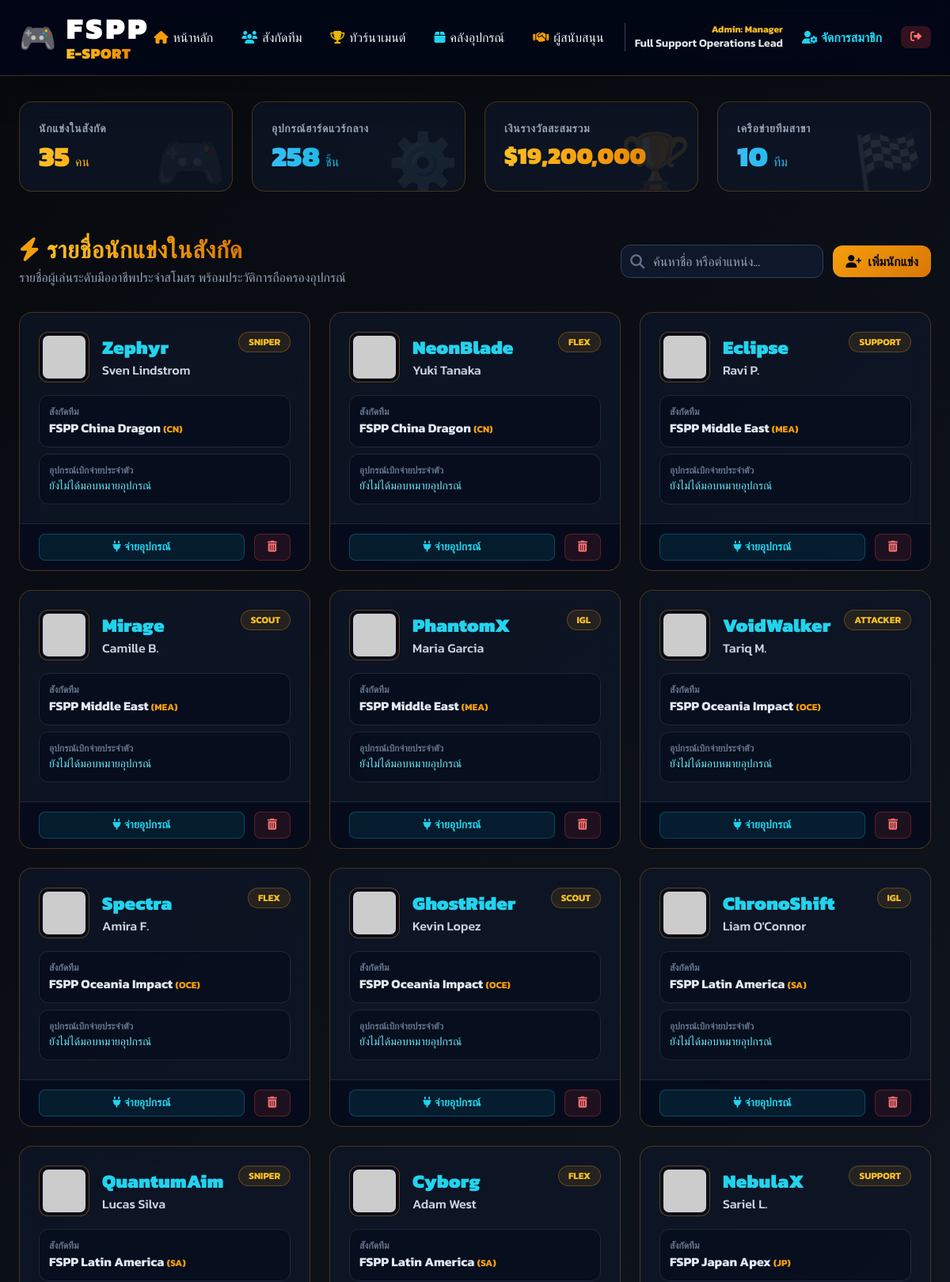
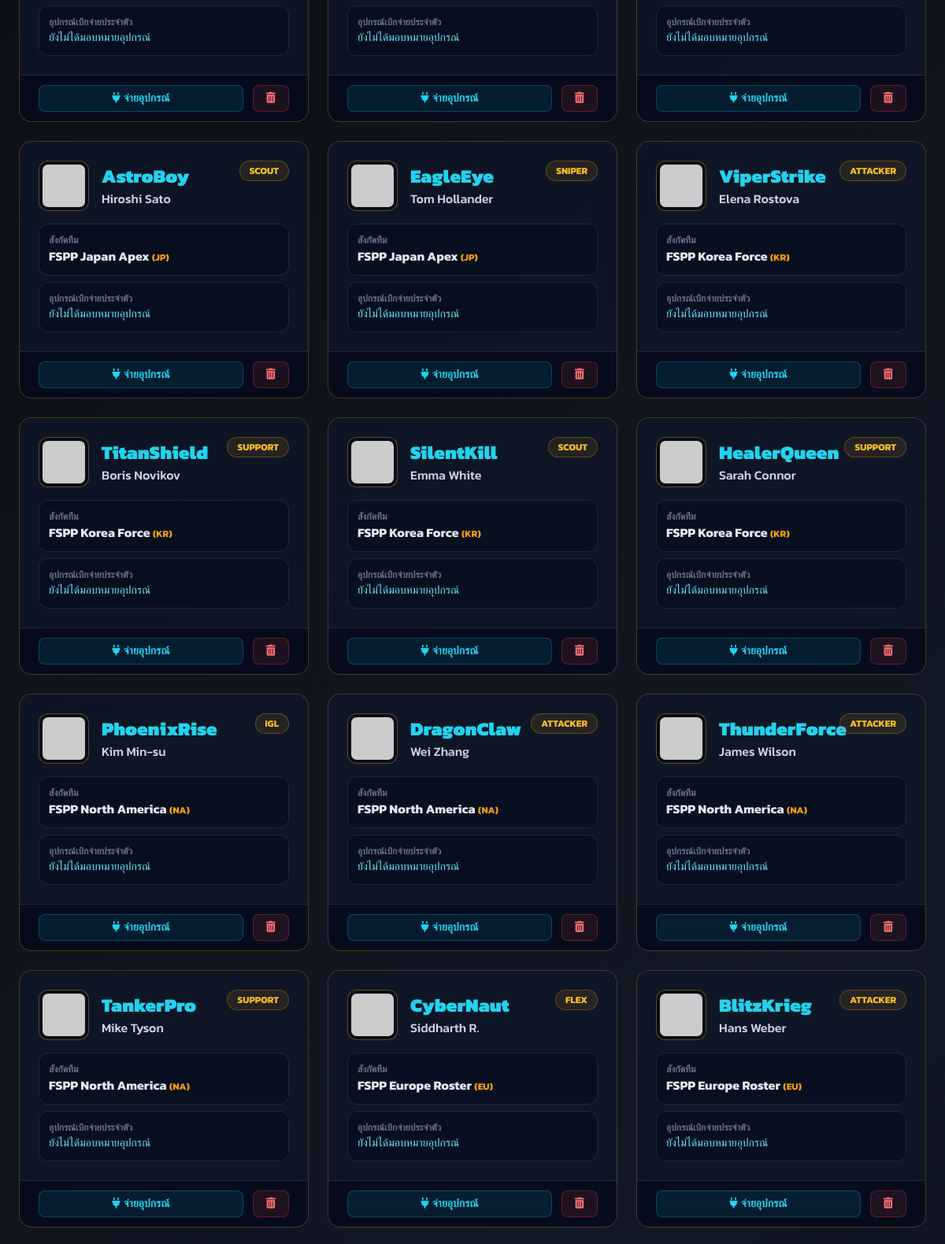
Page / (signed in, upper part) on the committed database (2 pictures, top to bottom).
### tables this page shows
CREATE TABLE Players (
            player_id INTEGER PRIMARY KEY AUTOINCREMENT,
            ign TEXT UNIQUE NOT NULL,
            real_name TEXT NOT NULL,
            role TEXT NOT NULL,
            team_id INTEGER NOT NULL,
            avatar_url TEXT NOT NULL,
            FOREIGN KEY(team_id) REFERENCES Teams(team_id) ON DELETE CASCADE
        );

### app.py (the view)
@app.route('/')
def index():
    conn = get_database_connection()
    players_query = '''
        SELECT p.player_id, p.ign, p.real_name, p.role, p.avatar_url,
               t.team_name, t.region,
               GROUP_CONCAT(gi.item_name || ' (' || gi.category || ')', ', ') AS assigned_gears
        FROM Players p
        LEFT JOIN Teams t ON p.team_id = t.team_id
        LEFT JOIN Player_Gears pg ON p.player_id = pg.player_id
        LEFT JOIN Gear_Inventory gi ON pg.item_id = gi.item_id
        GROUP BY p.player_id
        ORDER BY p.player_id DESC
    '''
    players = conn.execute(players_query).fetchall()
    teams = conn.execute('SELECT * FROM Teams ORDER BY team_name ASC').fetchall()
    inventory = conn.execute('SELECT * FROM Gear_Inventory ORDER BY item_id DESC').fetchall()
    tournaments = conn.execute('SELECT * FROM Tournaments ORDER BY prize_pool DESC').fetchall()
    sponsors = conn.execute('SELECT * FROM Sponsors ORDER BY investment_amt DESC').fetchall()
    members = conn.execute('SELECT * FROM Members ORDER BY join_date DESC').fetchall()
    stats = {
        'total_players': conn.execute('SELECT COUNT(*) FROM Players').fetchone()[0],
        'total_inventory_items': conn.execute('SELECT SUM(stock_qty) FROM Gear_Inventory').fetchone()[0] or 0,
        'total_prize_pool': conn.execute('SELECT SUM(prize_pool) FROM Tournaments').fetchone()[0] or 0.0,
        'total_teams': conn.execute('SELECT COUNT(*) FROM Teams').fetchone()[0]
    }
    conn.close()
    return render_template('index.html', players=players, teams=teams, inventory=inventory, tournaments=tournaments, sponsors=sponsors, stats=stats, members=members)

### app.py (called while the page is built)
def get_database_connection():
    conn = sqlite3.connect(DB_PATH)
    conn.row_factory = sqlite3.Row
    return conn

### templates/index.html (shortened to what this page needs)
<!DOCTYPE html>
<html lang="th">
<head>
    <script src="https://cdn.tailwindcss.com"></script>
    <link rel="stylesheet" href="https://cdnjs.cloudflare.com/ajax/libs/font-awesome/6.4.0/css/all.min.css">
</head>
<body class="pb-20 text-lg">
    <nav class="sticky top-0 z-40 px-6 py-4 bg-slate-950/90 backdrop-blur-md border-b border-amber-500/30 shadow-2xl">
        <div class="max-w-7xl mx-auto flex flex-col md:flex-row justify-between items-center gap-4 md:gap-0">
            <a href="javascript:void(0)" onclick="switchView('view-dashboard')" class="flex items-center space-x-3 hover:opacity-80 transition scale-105 transform origin-left">
                <span class="text-4xl bg-transparent">🎮</span>
                <div>
                    <h1 class="text-3xl md:text-4xl font-black tracking-widest text-white leading-none drop-shadow-md">FSPP</h1>
                    <p class="luxury-text text-lg font-black leading-tight tracking-wide">E-SPORT</p>
                </div>
            </a>
            <div class="flex flex-wrap justify-center items-center gap-1 md:gap-4 text-sm md:text-base font-medium">
                <button onclick="switchView('view-dashboard')" class="hover:text-amber-400 transition py-1 px-2.5">
                    <i class="fas fa-home mr-1.5 text-amber-500"></i>หน้าหลัก
                </button>
                <button onclick="switchView('view-teams')" class="hover:text-amber-400 transition py-1 px-2.5">
                    <i class="fas fa-users mr-1.5 text-cyan-400"></i>สังกัดทีม
                </button>
                <button onclick="switchView('view-tournaments')" class="hover:text-amber-400 transition py-1 px-2.5">
                    <i class="fas fa-trophy mr-1.5 text-yellow-500"></i>ทัวร์นาเมนต์
                </button>
                <button onclick="switchView('view-inventory-page')" class="hover:text-amber-400 transition py-1 px-2.5">
                    <i class="fas fa-box text-cyan-400 mr-1.5"></i>คลังอุปกรณ์
                </button>
                <button onclick="switchView('view-sponsors-page')" class="hover:text-amber-400 transition py-1 px-2.5">
                    <i class="fas fa-handshake text-amber-500 mr-1.5"></i>ผู้สนับสนุน
                </button>
                {% if session.admin_authorized %}
                    <div class="hidden lg:flex flex-col text-right pl-3 border-l border-slate-700">
                        <span class="text-xs text-amber-400 font-bold">Admin: {{ session.active_admin_role }}</span>
                        <span class="text-sm font-semibold text-slate-200">{{ session.active_admin_name }}</span>
                    </div>
                    <button onclick="switchView('view-members')" class="text-cyan-400 hover:text-white font-bold transition px-2">
                        <i class="fas fa-user-cog mr-1"></i>จัดการสมาชิก
                    </button>
                    <a href="/logout" class="bg-red-500/20 hover:bg-red-600 text-red-400 hover:text-white px-3 py-1 rounded-lg text-sm transition">
                        <i class="fas fa-sign-out-alt"></i>
                    </a>
                {% endif %}
            </div>
        </div>
    </nav>
    <main class="max-w-7xl mx-auto px-6 mt-8">
        <div id="view-dashboard" class="spa-view">
            <section class="grid grid-cols-1 md:grid-cols-2 lg:grid-cols-4 gap-6 mb-14">
                <div class="card-glass p-6 rounded-2xl relative overflow-hidden">
                    <div class="text-amber-500/10 absolute right-2 bottom-0 text-7xl font-bold bg-transparent">🎮</div>
                    <p class="text-sm text-slate-400 font-semibold uppercase tracking-wider">นักแข่งในสังกัด</p>
                    <h3 class="luxury-text text-4xl font-black mt-1">{{ stats.total_players }} <span class="text-base font-medium text-slate-400">คน</span></h3>
                </div>
                <div class="card-glass p-6 rounded-2xl relative overflow-hidden">
                    <div class="text-cyan-500/10 absolute right-2 bottom-0 text-7xl font-bold bg-transparent">⚙️</div>
                    <p class="text-sm text-slate-400 font-semibold uppercase tracking-wider">อุปกรณ์ฮาร์ดแวร์กลาง</p>
                    <h3 class="luxury-text-cyan text-4xl font-black mt-1">{{ stats.total_inventory_items }} <span class="text-base font-medium text-slate-400">ชิ้น</span></h3>
                </div>
                <div class="card-glass p-6 rounded-2xl relative overflow-hidden">
                    <div class="text-amber-500/10 absolute right-2 bottom-0 text-7xl font-bold bg-transparent">🏆</div>
                    <p class="text-sm text-slate-400 font-semibold uppercase tracking-wider">เงินรางวัลสะสมรวม</p>
                    <h3 class="luxury-text text-3xl font-black mt-1.5">${{ "{:,.0f}".format(stats.total_prize_pool) }}</h3>
                </div>
                <div class="card-glass p-6 rounded-2xl relative overflow-hidden">
                    <div class="text-purple-500/10 absolute right-2 bottom-0 text-7xl font-bold bg-transparent">🏁</div>
                    <p class="text-sm text-slate-400 font-semibold uppercase tracking-wider">เครือข่ายทีมสาขา</p>
                    <h3 class="luxury-text-cyan text-4xl font-black mt-1">{{ stats.total_teams }} <span class="text-base font-medium text-slate-400">ทีม</span></h3>
                </div>
            </section>
            <section class="mb-14">
                <div class="flex flex-col md:flex-row justify-between items-start md:items-center gap-4 mb-8">
                    <div>
                        <h2 class="text-3xl font-black tracking-wide">
                            <i class="fas fa-bolt text-amber-500 mr-2 bg-transparent"></i><span class="luxury-text">รายชื่อนักแข่งในสังกัด</span>
                        </h2>
                        <p class="text-base text-slate-400 mt-1">รายชื่อผู้เล่นระดับมืออาชีพประจำสโมสร พร้อมประวัติการถือครองอุปกรณ์</p>
                    </div>
                    <div class="flex flex-wrap items-center gap-3 w-full md:w-auto">
                        <div class="relative flex-1 md:w-64">
                            <span class="absolute inset-y-0 left-0 flex items-center pl-3 text-slate-500 bg-transparent"><i class="fas fa-search"></i></span>
                            <input type="text" id="searchPlayerInput" onkeyup="filterContent('searchPlayerInput', 'player-filter-card', 'data-search-key')" placeholder="ค้นหาชื่อ หรือตำแหน่ง..." class="w-full bg-slate-900 border border-slate-700 rounded-xl pl-10 pr-4 py-2 text-base text-slate-100 focus:outline-none focus:border-amber-500">
                        </div>
                        {% if session.admin_authorized %}
                            <button onclick="toggleModal('createPlayerModal')" class="btn-gold px-4 py-2 rounded-xl text-base shadow flex items-center">
                                <i class="fas fa-user-plus mr-2 bg-transparent"></i>เพิ่มนักแข่ง
                            </button>
                        {% endif %}
                    </div>
                </div>
                <div class="grid grid-cols-1 md:grid-cols-2 lg:grid-cols-3 gap-6">
                    {% for p in players %}
                    <div class="card-glass rounded-2xl overflow-hidden flex flex-col justify-between player-filter-card" data-search-key="{{ p.ign }} {{ p.real_name }} {{ p.role }} {{ p.team_name }}">
                        <div class="p-6">
                            <div class="flex justify-between items-start mb-4">
                                <div class="flex items-center space-x-4">
                                    <img src="{{ p.avatar_url }}" class="w-16 h-16 rounded-xl border border-amber-500/40 p-1 bg-slate-950/50 object-cover">
                                    <div>
                                        <h3 class="text-2xl font-black text-cyan-400">{{ p.ign }}</h3>
                                        <p class="text-base font-medium text-slate-300">{{ p.real_name }}</p>
                                    </div>
                                </div>
                                <span class="bg-amber-500/10 border border-amber-500/30 text-amber-400 font-bold px-3 py-1 rounded-full text-xs uppercase">{{ p.role }}</span>
                            </div>
                            <div class="space-y-2 mt-4">
                                <div class="bg-slate-950/40 p-3 rounded-xl border border-slate-800">
                                    <span class="text-xs text-slate-500 font-bold block uppercase">สังกัดทีม</span>
                                    <p class="text-base font-bold text-slate-200">{{ p.team_name or 'ผู้เล่นอิสระ' }} <span class="text-xs text-amber-500">({{ p.region or '-' }})</span></p>
                                </div>
                                <div class="bg-slate-950/40 p-3 rounded-xl border border-slate-800">
                                    <span class="text-xs text-slate-500 font-bold block uppercase">อุปกรณ์เบิกจ่ายประจำตัว</span>
                                    <p class="text-sm font-medium text-cyan-300 mt-0.5 line-clamp-2">{{ p.assigned_gears or 'ยังไม่ได้มอบหมายอุปกรณ์' }}</p>
                                </div>
                            </div>
                        </div>
                        {% if session.admin_authorized %}
                        <div class="bg-slate-950/60 border-t border-slate-800 px-6 py-3 flex space-x-3">
                            <button onclick="document.getElementById('assignPlayerId').value='{{ p.player_id }}'; toggleModal('assignGearModal');" class="flex-1 bg-cyan-500/10 hover:bg-cyan-500/20 border border-cyan-500/30 text-cyan-400 font-bold py-1.5 rounded-lg text-sm transition">
                                <i class="fas fa-plug mr-1 bg-transparent"></i>จ่ายอุปกรณ์
                            </button>
                            <a href="/player/delete/{{ p.player_id }}" onclick="return confirm('เพิกถอนนักแข่ง {{ p.ign }} ออกจากสโมสร?');" class="bg-red-500/10 hover:bg-red-500/20 border border-red-500/30 text-red-400 text-center font-bold py-1.5 px-4 rounded-lg text-sm transition">
                                <i class="fas fa-trash-alt bg-transparent"></i>
                            </a>
                        </div>
                        {% endif %}
                    </div>
                    {% endfor %}
                </div>
            </section>
        </div>
    </main>
</body>
</html>

### templates/index.html (style rules this page uses)
body { font-family: 'Kanit', sans-serif; background-color: #07090E; background: linear-gradient(135deg, #07090E 0%, #121824 50%, #07090E 100%); background-attachment: fixed; color: #F1F5F9; }
.luxury-text { background: linear-gradient(90deg, #FBBF24 0%, #F59E0B 50%, #D97706 100%); background-clip: text; -webkit-background-clip: text; -webkit-text-fill-color: transparent; font-weight: 900; }
.luxury-text-cyan { background: linear-gradient(90deg, #38BDF8 0%, #06B6D4 50%, #0EA5E9 100%); background-clip: text; -webkit-background-clip: text; -webkit-text-fill-color: transparent; font-weight: 900; }
.card-glass { background-color: rgba(15, 23, 42, 0.65); backdrop-filter: blur(12px); border: 1px solid rgba(245, 158, 11, 0.25); transition: all 0.3s ease; }
.btn-gold { background: linear-gradient(135deg, #F59E0B 0%, #D97706 100%); color: #07090E; font-weight: 800; transition: all 0.3s ease; }

### rows in the picture
Players: ign "Zephyr", real_name "Sven Lindstrom", role "SNIPER", team_name "FSPP China Dragon", region "CN", assigned_gears "ยังไม่ได้มอบหมายอุปกรณ์", {{ p.player_id }} 35 (drawn)
Players: ign "NeonBlade", real_name "Yuki Tanaka", role "FLEX", team_name "FSPP China Dragon", region "CN", assigned_gears "ยังไม่ได้มอบหมายอุปกรณ์", {{ p.player_id }} 34 (drawn)
Players: ign "Eclipse", real_name "Ravi P.", role "SUPPORT", team_name "FSPP Middle East", region "MEA", assigned_gears "ยังไม่ได้มอบหมายอุปกรณ์", {{ p.player_id }} 33 (drawn)
Players: ign "Mirage", real_name "Camille B.", role "SCOUT", team_name "FSPP Middle East", region "MEA", assigned_gears "ยังไม่ได้มอบหมายอุปกรณ์", {{ p.player_id }} 32 (drawn)
Players: ign "PhantomX", real_name "Maria Garcia", role "IGL", team_name "FSPP Middle East", region "MEA", assigned_gears "ยังไม่ได้มอบหมายอุปกรณ์", {{ p.player_id }} 31 (drawn)
Players: ign "VoidWalker", real_name "Tariq M.", role "ATTACKER", team_name "FSPP Oceania Impact", region "OCE", assigned_gears "ยังไม่ได้มอบหมายอุปกรณ์", {{ p.player_id }} 30 (drawn)
Players: ign "Spectra", real_name "Amira F.", role "FLEX", team_name "FSPP Oceania Impact", region "OCE", assigned_gears "ยังไม่ได้มอบหมายอุปกรณ์", {{ p.player_id }} 29 (drawn)
Players: ign "GhostRider", real_name "Kevin Lopez", role "SCOUT", team_name "FSPP Oceania Impact", region "OCE", assigned_gears "ยังไม่ได้มอบหมายอุปกรณ์", {{ p.player_id }} 28 (drawn)
Players: ign "ChronoShift", real_name "Liam O'Connor", role "IGL", team_name "FSPP Latin America", region "SA", assigned_gears "ยังไม่ได้มอบหมายอุปกรณ์", {{ p.player_id }} 27 (drawn)
Players: ign "QuantumAim", real_name "Lucas Silva", role "SNIPER", team_name "FSPP Latin America", region "SA", assigned_gears "ยังไม่ได้มอบหมายอุปกรณ์", {{ p.player_id }} 26 (drawn)
Players: ign "Cyborg", real_name "Adam West", role "FLEX", team_name "FSPP Latin America", region "SA", assigned_gears "ยังไม่ได้มอบหมายอุปกรณ์", {{ p.player_id }} 25 (drawn)
Players: ign "NebulaX", real_name "Sariel L.", role "SUPPORT", team_name "FSPP Japan Apex", region "JP", assigned_gears "ยังไม่ได้มอบหมายอุปกรณ์", {{ p.player_id }} 24 (drawn)
Players: ign "AstroBoy", real_name "Hiroshi Sato", role "SCOUT", team_name "FSPP Japan Apex", region "JP", assigned_gears "ยังไม่ได้มอบหมายอุปกรณ์", {{ p.player_id }} 23 (drawn)
Players: ign "EagleEye", real_name "Tom Hollander", role "SNIPER", team_name "FSPP Japan Apex", region "JP", assigned_gears "ยังไม่ได้มอบหมายอุปกรณ์", {{ p.player_id }} 22 (drawn)
Players: ign "ViperStrike", real_name "Elena Rostova", role "ATTACKER", team_name "FSPP Korea Force", region "KR", assigned_gears "ยังไม่ได้มอบหมายอุปกรณ์", {{ p.player_id }} 21 (drawn)
Players: ign "TitanShield", real_name "Boris Novikov", role "SUPPORT", team_name "FSPP Korea Force", region "KR", assigned_gears "ยังไม่ได้มอบหมายอุปกรณ์", {{ p.player_id }} 20 (drawn)
Players: ign "SilentKill", real_name "Emma White", role "SCOUT", team_name "FSPP Korea Force", region "KR", assigned_gears "ยังไม่ได้มอบหมายอุปกรณ์", {{ p.player_id }} 19 (drawn)
Players: ign "HealerQueen", real_name "Sarah Connor", role "SUPPORT", team_name "FSPP Korea Force", region "KR", assigned_gears "ยังไม่ได้มอบหมายอุปกรณ์", {{ p.player_id }} 18 (drawn)
Players: ign "PhoenixRise", real_name "Kim Min-su", role "IGL", team_name "FSPP North America", region "NA", assigned_gears "ยังไม่ได้มอบหมายอุปกรณ์", {{ p.player_id }} 17 (drawn)
Players: ign "DragonClaw", real_name "Wei Zhang", role "ATTACKER", team_name "FSPP North America", region "NA", assigned_gears "ยังไม่ได้มอบหมายอุปกรณ์", {{ p.player_id }} 16 (drawn)
Players: ign "ThunderForce", real_name "James Wilson", role "ATTACKER", team_name "FSPP North America", region "NA", assigned_gears "ยังไม่ได้มอบหมายอุปกรณ์", {{ p.player_id }} 15 (drawn)
Players: ign "TankerPro", real_name "Mike Tyson", role "SUPPORT", team_name "FSPP North America", region "NA", assigned_gears "ยังไม่ได้มอบหมายอุปกรณ์", {{ p.player_id }} 14 (drawn)
Players: ign "CyberNaut", real_name "Siddharth R.", role "FLEX", team_name "FSPP Europe Roster", region "EU", assigned_gears "ยังไม่ได้มอบหมายอุปกรณ์", {{ p.player_id }} 13 (drawn)
Players: ign "BlitzKrieg", real_name "Hans Weber", role "ATTACKER", team_name "FSPP Europe Roster", region "EU", assigned_gears "ยังไม่ได้มอบหมายอุปกรณ์", {{ p.player_id }} 12 (drawn)

### other values in the picture
{{ session.active_admin_role }} "Manager"
{{ session.active_admin_name }} "Full Support Operations Lead"
{{ stats.total_players }} "35"
{{ stats.total_inventory_items }} "258"
{{ "{:,.0f}".format(stats.total_prize_pool) }} "19,200,000"
{{ stats.total_teams }} "10"
